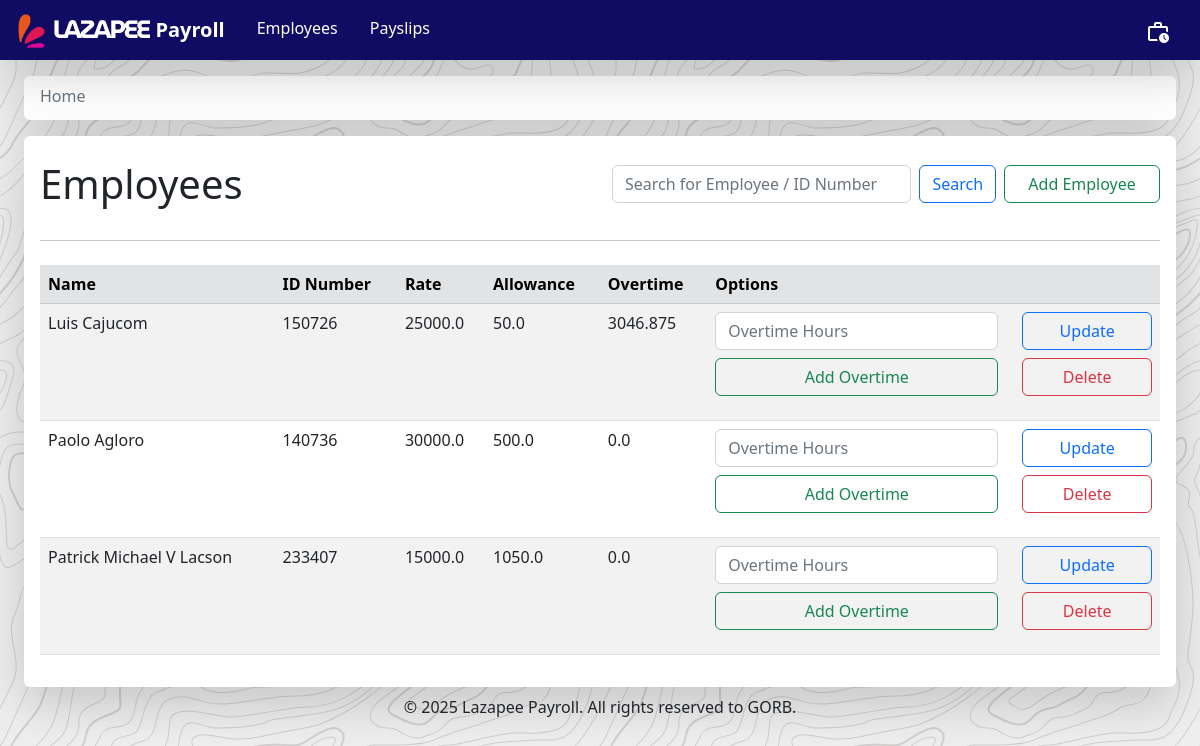
The app's page /, older data.
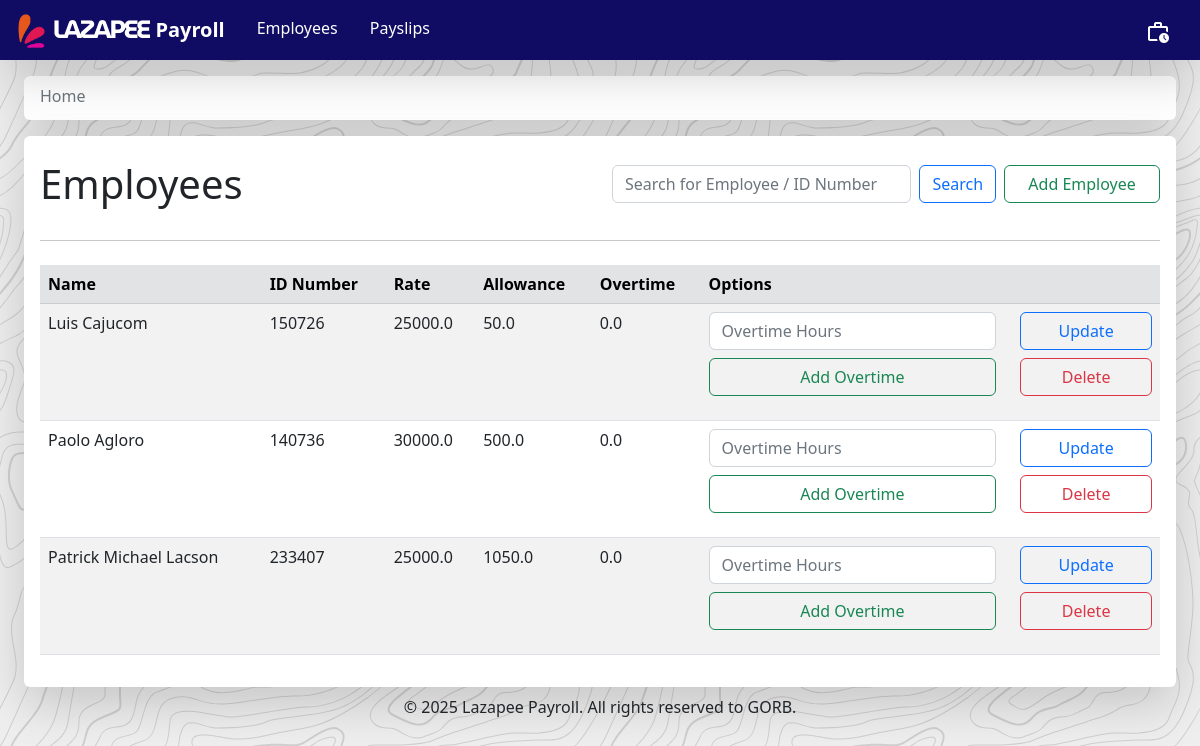
The same page, newer data.
### payroll_app/models.py (models this page shows, shortened)
class Employee(models.Model):
    name = models.CharField(max_length = 300)
    id_number = models.CharField(max_length = 300, unique = True)
    rate = models.FloatField()
    overtime_pay = models.FloatField(null=True)
    allowance = models.FloatField(null=True)
    def getName(self):
        return self.name
    def getID(self):
        return self.id_number
    def getRate(self):
        return self.rate
    def getOvertime(self):
        return self.overtime_pay
    def getAllowance(self):
        return self.allowance

### payroll_app/views.py (the view)
# urls.py: path('', views.employees_page, name='employees'),
def employees_page(request):
    global history
    if (request.method=="POST"):
        button = request.POST.get("button")
        if button == "search":
            creds = request.POST.get("Search")
            if creds.isdigit() == True:
                employees = Employee.objects.filter(id_number=creds)
                return render(request, 'payroll_app/employees_page.html', {'employees':employees, 'history':history})
            else:
                employees = Employee.objects.filter(name__icontains=creds)
                return render(request, 'payroll_app/employees_page.html', {'employees':employees, 'history':history})
        elif button == "add_overtime":
            id = request.POST.get("employee_id")
            hours = request.POST.get("hours")
            overtime = get_object_or_404(Employee, id_number=id).getOvertime() + (get_object_or_404(Employee, id_number=id).getRate()/160) * 1.5 * int(hours)
            Employee.objects.filter(id_number=id).update(overtime_pay=overtime)
            employees = Employee.objects.all()
            return render(request, 'payroll_app/employees_page.html', {'employees':employees, 'history':history})
    else:
        employees = Employee.objects.all()
        message = request.session.pop('message', None)
        return render(request, 'payroll_app/employees_page.html', {'employees':employees, 'message':message, 'history':history})

### payroll_app/templates/payroll_app/employees_page.html (shortened to what this page needs)
{% extends 'payroll_app/base.html' %}
{% load static %}
    {% block directory %}
        <ol class="breadcrumb mb-1">
            <li class="breadcrumb-item">
                <a href="{% url 'employees' %}" class="text-secondary text-decoration-none">Home</a>
            </li>
        </ol>
    {% endblock %}
    {% block content %}
        <div class="navbar mt-3 mx-4 p-3 shadow-lg rounded div-animation" style="background-color: white">
            <div class="w-100">
                <div class="row align-items-center">
                    <div class="col">
                        <h1 class="mt-2">Employees</h1>
                    </div>
                    <div class="col">
                        <form class="form-inline my-2 d-flex" method="POST"> {% csrf_token %}
                            <input class="form-control" type="search" placeholder="Search for Employee / ID Number" name="Search">
                            <button class="btn btn-outline-primary mx-2" type="submit" name="button" value="search">Search</button>
                            <a class="btn btn-outline-success w-50" href="{% url 'create_employee' %}">Add Employee</a>
                        </form>
                    </div>
                </div>
                <hr class="my-4">
            </div>
            <table class="table table-hover table-striped">
                <thead class="table-secondary">
                    <th scope="col"> Name </th>
                    <th scope="col"> ID Number </th>
                    <th scope="col"> Rate </th>
                    <th scope="col"> Allowance </th>
                    <th scope="col"> Overtime </th>
                    <th scope="col"> Options </th>
                </thead>
                <tbody>
                    {% for e in employees %}
                    <tr>
                        <td> {{ e.getName }} </td>
                        <td> {{ e.getID }} </td>
                        <td> {{ e.getRate }} </td>
                        <td> {{ e.getAllowance }} </td>
                        <td> {{ e.getOvertime }} </td>
                        <td>
                            <form method="POST">{% csrf_token %}
                                <div class="row mb-2">
                                    <div class="col-8">
                                        <input type="number" class="form-control" id="hours" name="hours" placeholder="Overtime Hours" min="0" required>
                                    </div>
                                    <div class="col-4">
                                        <a href="{% url 'update_employee' pk=e.pk %}" class="btn btn-outline-primary px-3 mr-3 w-100">Update</a>
                                    </div>
                                </div>
                                <div class="row">
                                    <div class="col-8">
                                        <button type="submit" class="btn btn-outline-success mr-1 w-100" name="button" value="add_overtime">Add Overtime</button>
                                    </div>
                                    <div class="col-4">
                                        <a href="{% url 'delete_employee' pk=e.pk %}" class="btn btn-outline-danger px-3 mr-3 w-100">Delete</a>
                                    </div>
                                </div>
                            </form>
                        </td>
                    </tr>
                    {% endfor %}
                </tbody>
            </table>
        </div>
    {% endblock %}

Row changes from the older to the newer data that the page shows:
changed Employee "Luis Cajucom": getOvertime "3046.875" → "0.0"
changed Employee: getName "Patrick Michael V Lacson" → "Patrick Michael Lacson"; getRate "15000.0" → "25000.0"
